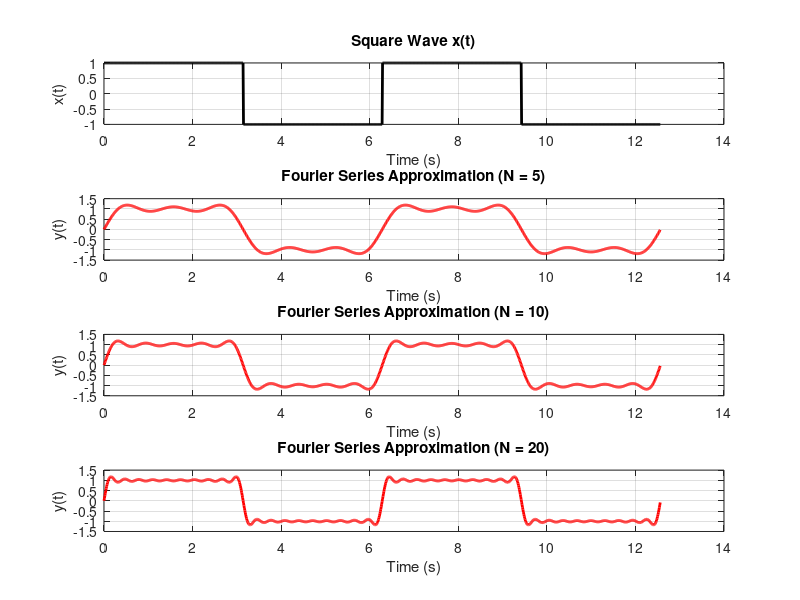

The MATLAB script that drew this image:
% Parameters
T = 2 * pi; % Period
t = 0:0.01:2*T; % Time vector
x = zeros(size(t)); % Initialize square wave
% Define the square wave
for i = 1:length(t)
 if mod(t(i), T) < pi
 x(i) = 1;
 else
 x(i) = -1;
 end
end
% Number of terms for approximations
N_values = [5, 10, 20];
% Prepare the figure
figure;
% Plot the square wave
subplot(length(N_values) + 1, 1, 1);
plot(t, x, 'k', 'LineWidth', 2);
title('Square Wave x(t)');
xlabel('Time (s)');
ylabel('x(t)');
grid on;
% Fourier series approximation
for j = 1:length(N_values)
 N = N_values(j);
 y_approx = zeros(size(t)); % Initialize the approximation
 % Sum the first N terms of the Fourier series
 for n = 1:N
 bn = (2 * (1 - (-1)^n)) / (n * pi); % Calculate b_n
 y_approx = y_approx + bn * sin(n * t); % Add the n-th term
 end
 % Plot the approximation
 subplot(length(N_values) + 1, 1, j + 1);
 plot(t, y_approx, 'r', 'LineWidth', 2);
 title(['Fourier Series Approximation (N = ', num2str(N), ')']);
xlabel('Time (s)');
 ylabel('y(t)');
 grid on;
end
